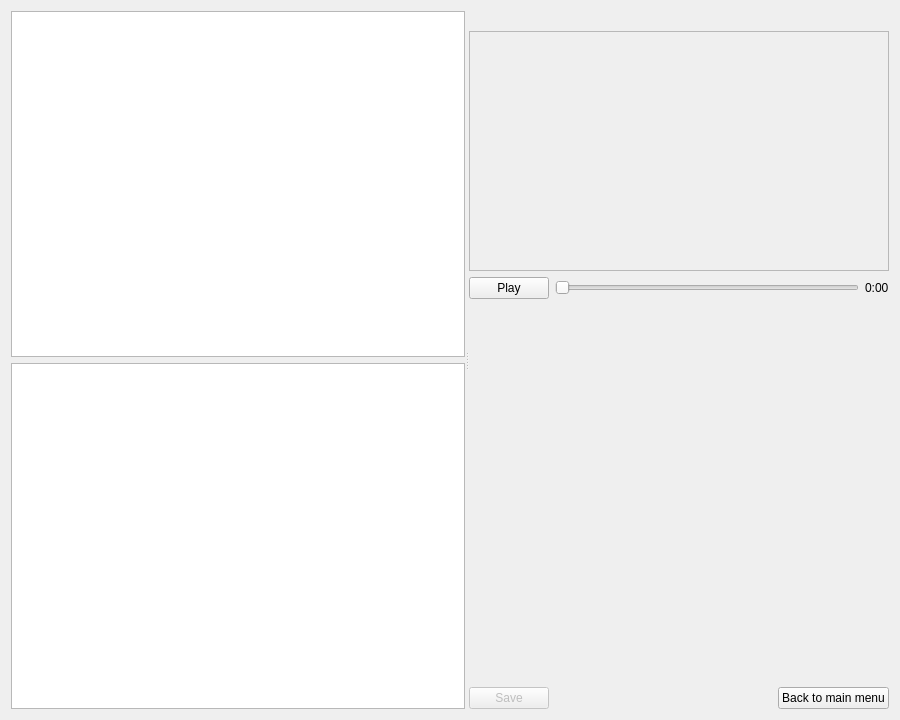
<?xml version="1.0" encoding="UTF-8"?>
<ui version="4.0">
 <class>LibraryWindow</class>
 <widget class="QWidget" name="LibraryWindow">
  <property name="geometry">
   <rect>
    <x>0</x>
    <y>0</y>
    <width>900</width>
    <height>720</height>
   </rect>
  </property>
  <property name="minimumSize">
   <size>
    <width>760</width>
    <height>620</height>
   </size>
  </property>
  <property name="windowTitle">
   <string>Library Manager</string>
  </property>
  <layout class="QHBoxLayout" name="libraryLayout">
   <property name="spacing">
    <number>6</number>
   </property>
   <item>
    <widget class="QSplitter" name="splitter">
     <property name="orientation">
      <enum>Qt::Orientation::Horizontal</enum>
     </property>
     <widget class="QWidget" name="sidebar" native="true">
       <layout class="QVBoxLayout" name="sidebarLayout">
        <item>
         <widget class="QTreeWidget" name="treeLibrary">
          <property name="headerHidden">
           <bool>true</bool>
          </property>
          <column>
           <property name="text">
            <string>Library</string>
           </property>
          </column>
         </widget>
        </item>
        <item>
         <widget class="QPlainTextEdit" name="textProblems">
          <property name="visible">
           <bool>false</bool>
          </property>
          <property name="readOnly">
           <bool>true</bool>
          </property>
         </widget>
        </item>
       </layout>
      </widget>
     <widget class="QWidget" name="clipPane" native="true">
       <layout class="QVBoxLayout" name="clipLayout">
        <item>
         <widget class="QLabel" name="labelClipName">
          <property name="styleSheet">
           <string notr="true">font-weight: bold;</string>
          </property>
          <property name="text">
           <string/>
          </property>
          <property name="wordWrap">
           <bool>true</bool>
          </property>
         </widget>
        </item>
        <item>
         <widget class="QFrame" name="videoContainer">
          <property name="minimumSize">
           <size>
            <width>0</width>
            <height>240</height>
           </size>
          </property>
          <property name="frameShape">
           <enum>QFrame::Shape::StyledPanel</enum>
          </property>
         </widget>
        </item>
        <item>
         <layout class="QHBoxLayout" name="transportLayout">
          <item>
           <widget class="QPushButton" name="buttonPlay">
            <property name="text">
             <string>Play</string>
            </property>
           </widget>
          </item>
          <item>
           <widget class="QSlider" name="sliderPosition">
            <property name="orientation">
             <enum>Qt::Orientation::Horizontal</enum>
            </property>
           </widget>
          </item>
          <item>
           <widget class="QLabel" name="labelPosition">
            <property name="text">
             <string>0:00</string>
            </property>
           </widget>
          </item>
         </layout>
        </item>
        <item>
         <widget class="TagForm" name="tagForm" native="true"/>
        </item>
        <item>
         <widget class="QLabel" name="labelDestination">
          <property name="text">
           <string/>
          </property>
          <property name="wordWrap">
           <bool>true</bool>
          </property>
         </widget>
        </item>
        <item>
         <widget class="QLabel" name="labelStatus">
          <property name="text">
           <string/>
          </property>
          <property name="wordWrap">
           <bool>true</bool>
          </property>
         </widget>
        </item>
        <item>
         <spacer name="clipSpacer">
          <property name="orientation">
           <enum>Qt::Orientation::Vertical</enum>
          </property>
          <property name="sizeHint" stdset="0">
           <size>
            <width>20</width>
            <height>20</height>
           </size>
          </property>
         </spacer>
        </item>
        <item>
         <layout class="QHBoxLayout" name="clipButtons">
          <item>
           <widget class="QPushButton" name="buttonSave">
            <property name="enabled">
             <bool>false</bool>
            </property>
            <property name="toolTip">
             <string>Save the tags. The clip's record is rewritten, and the clip moves to where its tags put it.</string>
            </property>
            <property name="text">
             <string>Save</string>
            </property>
            <property name="default">
             <bool>true</bool>
            </property>
           </widget>
          </item>
          <item>
           <spacer name="buttonSpacer">
            <property name="orientation">
             <enum>Qt::Orientation::Horizontal</enum>
            </property>
            <property name="sizeHint" stdset="0">
             <size>
              <width>40</width>
              <height>20</height>
             </size>
            </property>
           </spacer>
          </item>
          <item>
           <widget class="QPushButton" name="buttonMenu">
            <property name="toolTip">
             <string>Close this window. The main menu comes back, and every clip stays in the library exactly as it is.</string>
            </property>
            <property name="text">
             <string>Back to main menu</string>
            </property>
           </widget>
          </item>
         </layout>
        </item>
       </layout>
      </widget>
     </widget>
   </item>
  </layout>
 </widget>
 <customwidgets>
  <customwidget>
   <class>TagForm</class>
   <extends>QWidget</extends>
   <header>tag_form</header>
   <container>1</container>
  </customwidget>
 </customwidgets>
 <resources/>
 <connections/>
</ui>
